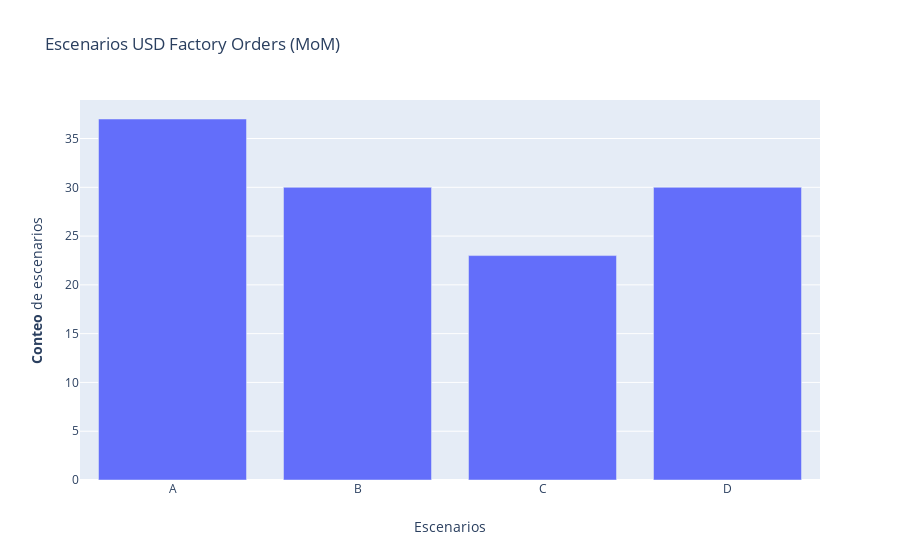

The notebook cell saved with this chart:
### Markdown cell above
### Conteo de escenarios

### Code cell
fig = go.Figure()
fig = make_subplots()
fig.add_trace(go.Bar(x=list(df_escenarios['escenario'].value_counts().sort_index().index), 
                     y=df_escenarios['escenario'].value_counts().sort_index(),name='Conteo',
                         hovertemplate = '<i>Casos</i>: %{y}'
                        '<br><b>Identificador</b>: %{x}<br>'),secondary_y=False)
# Título del grafico
fig.update_layout(title_text='Escenarios USD Factory Orders (MoM)')
    
# Titulo eje x
fig.update_xaxes(title_text='Escenarios')
    
# Titulo eje y
fig.update_yaxes(title_text='<b>Conteo</b> de escenarios', secondary_y=False)
    
fig.show()

### Figure 1 — Plotly figure (JSON) as saved in the notebook; plotly's stock layout.template omitted (floating-point values rounded to 4 significant figures)
{"data": [{"hovertemplate": "<i>Casos</i>: %{y}<br><b>Identificador</b>: %{x}<br>", "name": "Conteo", "type": "bar", "x": ["A", "B", "C", "D"], "xaxis": "x", "y": [37, 30, 23, 30], "yaxis": "y"}], "layout": {"title": {"text": "Escenarios USD Factory Orders (MoM)"}, "xaxis": {"anchor": "y", "domain": [0, 1], "title": {"text": "Escenarios"}}, "yaxis": {"anchor": "x", "domain": [0, 1], "title": {"text": "<b>Conteo</b> de escenarios"}}}}
